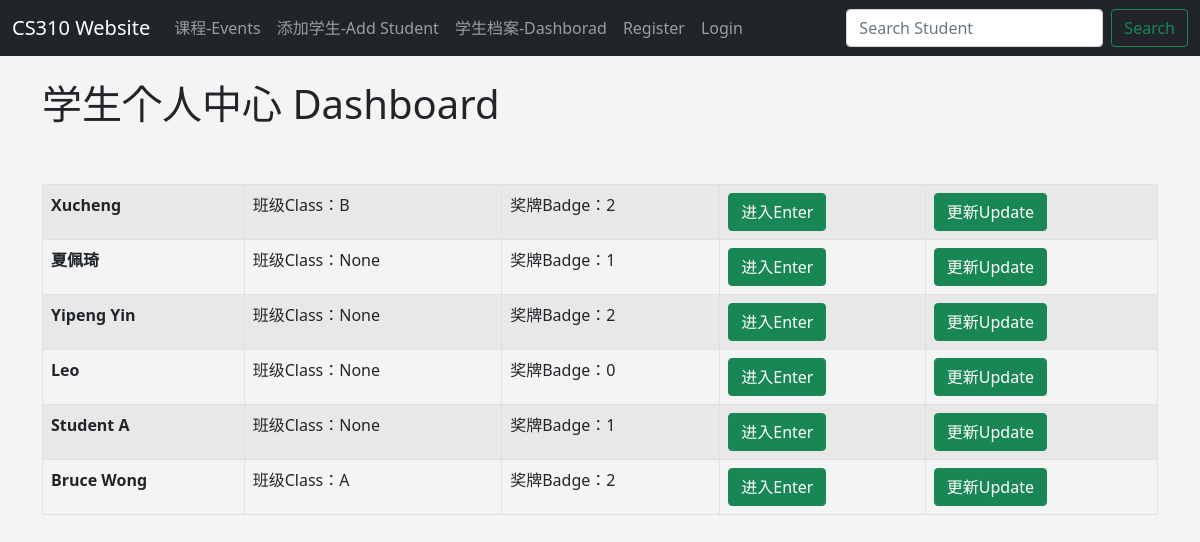
/dashboard, run on the app's committed database.
### events/models.py (models this page shows, shortened)
class MyClassStudent(models.Model):
	name = models.CharField(max_length=30)
	classroom = models.ForeignKey(Classroom, blank = True, null = True, on_delete=models.CASCADE)
	badge = models.CharField(max_length=30, blank = True, null = True)

class Classroom(models.Model):
	name = models.CharField('Classroom Name', max_length=120 )
	address = models.CharField(max_length=300 )
	def __str__(self):
		return self.name

### events/views.py (the view)
# urls.py: path('dashboard', views.dashboard, name = 'dashboard'),
def dashboard(request):
	dashboard = MyClassStudent.objects.all()
	return render(request,
		'events/dashboard.html',{
		'Student':dashboard,
		})

### events/templates/events/dashboard.html
{% extends 'events/base.html' %}
{% block content %}
	<h1> 学生个人中心 Dashboard </h1><br>
<br/>
<table class="table table-striped table-hover table-bordered ">
	{% for student in Student %}
        	<tr>
    			<td>
    					<strong>{{ student.name }}</strong>
    			</td>
    			<td>
    				班级Class：{{ student.classroom }}
    			</td>
    			<td>
							奖牌Badge：{{ student.badge }}
    			</td>
    			<td>
    				<a href=" {% url 'show-student' student.id %}"><input type = "submit" value = "进入Enter" class = "btn btn-success"></a>
    			</td>
    			<td>
    					<a href=" {% url 'update-student' student.id %}"><input type = "submit" value = "更新Update" class = "btn btn-success"></a>
    			</td>
    		</tr>
{% endfor %}
</table>
{% endblock %}

### events/templates/events/base.html (style rules this page uses)
body { background: #f4f4f4; }

### data on the page
MyClassStudent: name "Xucheng", classroom "B", badge "2"
MyClassStudent: name "夏佩琦", classroom "None", badge "1"
MyClassStudent: name "Yipeng Yin", classroom "None", badge "2"
MyClassStudent: name "Leo", classroom "None", badge "0"
MyClassStudent: name "Student A", classroom "None", badge "1"
MyClassStudent: name "Bruce Wong", classroom "A", badge "2"
